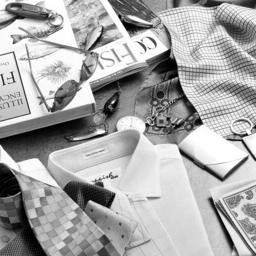
%> input picture 2_classification/ann/test_images/non_text04.jpg, 256 x 256 px; its folder holds 4 pictures in this run
$ octave ANN_testing.m   (GNU Octave 9; MATLAB toolbox functions it lacks are replaced by stand-ins)
%> lines starting %> are read from the running program, lines starting %| are printed output that depends on the picture
### 2_classification/perceptron/get_featureVector.m
function vector=get_featureVector(image)
% this function returns a column vector of 49 DCT features.
[m,n,k]=size(image);
if k>1,
    image=rgb2gray(image);   % only the greyscale image is used.
end

transformed_image=dct2(image);
min_dimension=min([m n]);
Z = zigzag4(min_dimension); % the DCT-trandformed image is converted into one-dimensional array in a zigzag order.

vector=[]; % initialisation with empty vector
for i=2:50, % use 256 coefficients of the DCT-transformed image in ZigZag order.
    vector=[vector;transformed_image(Z(i,1),Z(i,2))];
end


### 2_classification/perceptron/zigzag4.m
% zigzag4 - generate traversal-through-matrix used by jpeg
%
% SYNOPSIS
%	zigzag4
%	zigzag4(N)
%
% DESCRIPTION
% 	The skew-diagonal-traversal-pattern of jpeg for an NxN matrix
%	is returned in an N^2x2 matrix. N defaults to 8. The N^2x2 matrix
%	contains the appropriate row and column indices (starting at 1).

% Copyright (C) 1995-1997 Darrel Hankerson and Greg A. Harris
%
% This file is part of the JPEGtool collection of scripts for Octave
% and Matlab; see http://www.dms.auburn.edu/compression
%
% The JPEGtool collection is free software; you can redistribute it
% and/or modify it under the terms of the GNU General Public License
% as published by the Free Software Foundation; either version 2, or
% (at your option) any later version.
%
% The collection is distributed in the hope that it will be useful,
% but WITHOUT ANY WARRANTY; without even the implied warranty of
% MERCHANTABILITY or FITNESS FOR A PARTICULAR PURPOSE.  See the
% GNU General Public License for more details.
%
% You should have received a copy of the GNU General Public License
% along with this package; see the file COPYING.  If not, write to the
% Free Software Foundation, 59 Temple Place - Suite 330, Boston, MA
% 02111-1307, USA.

function Z = zigzag4(N)

if ~exist('N')
  N = 8;
end

Z = zeros(N*N,2);
u = 0; v = 2; inc = 1;

for n = 1:N*N
  v = v - inc; u = u + inc;
  if (u > N)
    v = v + 2; u = N; inc = -1;
  elseif (v == 0)
    v = 1; inc = -1;
  elseif (v > N)
    u = u + 2; v = N; inc = 1;
  elseif (u == 0)
    u = 1; inc = 1;
  end
  Z(n,:) = [v u];
end

% % Referecnce
% % http://www.site.uottawa.ca/~edubois/courses/CEG4311/zigzag.m

### 2_classification/ann/ANN_testing.m
clc;

folder_test=dir('test_images\');
Number_test_images=length(folder_test)-2; % number of test images

test_set = [];
ground_truth = [];

% load images into test_set
for i=1:Number_test_images

    Image=imread(['test_images\' folder_test(i+2).name]);
%> Image is the input picture: size 256x256 uint8; min 0, max 255, mean 168
    test_set=[test_set;get_featureVector(Image)'];
%> in get_featureVector, `transformed_image=dct2(image);`:
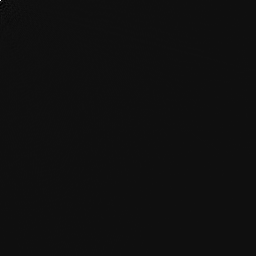
%> transformed_image: size 256x256 double; min -2862.7, max 43005.8, mean 0.8; drawn with min black and max white
%> the loop in get_featureVector, `for i=2:50,` made 49 passes
%> vector on passes 1 to 7: -2862.7, [-2862.7; 712.2], [-2862.7; 712.2; 814.6], [-2862.7; 712.2; 814.6; 4962.2], [-2862.7; 712.2; 814.6; 4962.2; -404.4], [-2862.7; 712.2; 814.6; 4962.2; -404.4; 277.1], [-2862.7; 712.2; 814.6; 4962.2; -404.4; 277.1; 3118.5]
%> after the loop in get_featureVector, `for i=2:50,`: vector = 49 values, max 4962.2 at index 4, min -2862.7 at index 1, mean -42.96
%> test_set has the same summary as vector in get_featureVector

    if folder_test(i+2).name(1)=="t"
        ground_truth(i)=1;
    else
        ground_truth(i)=0;
    end

end
%> pass 2 of the loop `for i=1:Number_test_images`:
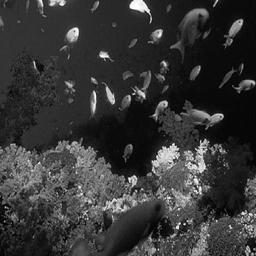
%> input picture 2_classification/ann/test_images/non_text06.jpg, 256 x 256 px
%> Image is the input picture: size 256x256 uint8; min 0, max 255, mean 54.4
%> in get_featureVector (call 2), `transformed_image=dct2(image);`:
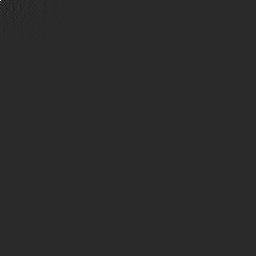
%> transformed_image: size 256x256 double; min -2800.3, max 13927, mean 0.2; drawn with min black and max white
%> the loop in get_featureVector (call 2), `for i=2:50,` made 49 passes
%> vector on passes 1 to 7: 1450, [1450; -2800.3], [1450; -2800.3; 514.6], [1450; -2800.3; 514.6; 1407.2], [1450; -2800.3; 514.6; 1407.2; -1236.7], [1450; -2800.3; 514.6; 1407.2; -1236.7; 528.5], [1450; -2800.3; 514.6; 1407.2; -1236.7; 528.5; -96.29]
%> after the loop in get_featureVector (call 2), `for i=2:50,`: vector = 49 values, max 2693.5 at index 9, min -2800.3 at index 2, mean -45.76
%> test_set = 49 columns, first 8: [-2862.7 712.2 814.6 4962.2 -404.4 277.1 3118.5 730.9; 1450 -2800.3 514.6 1407.2 -1236.7 528.5 -96.29 -809.3]
%> pass 3 of the loop `for i=1:Number_test_images`:
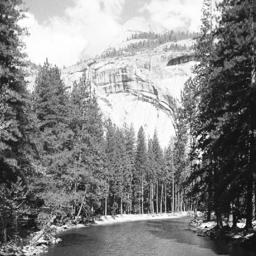
%> input picture 2_classification/ann/test_images/non_text07.jpg, 256 x 256 px
%> Image is the input picture: size 256x256 uint8; min 0, max 255, mean 134.2
%> in get_featureVector (call 3), `transformed_image=dct2(image);`:
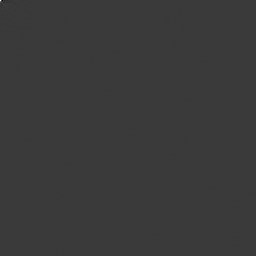
%> transformed_image: size 256x256 double; min -10117.2, max 34367.2, mean 0.5; drawn with min black and max white
%> the loop in get_featureVector (call 3), `for i=2:50,` made 49 passes
%> vector on passes 1 to 7: 3928.9, [3928.9; 9397.3], [3928.9; 9397.3; 3133.4], [3928.9; 9397.3; 3133.4; 1813.7], [3928.9; 9397.3; 3133.4; 1813.7; -10117.2], [3928.9; 9397.3; 3133.4; 1813.7; -10117.2; 2561.7], [3928.9; 9397.3; 3133.4; 1813.7; -10117.2; 2561.7; -2392.5]
%> after the loop in get_featureVector (call 3), `for i=2:50,`: vector = 49 values, max 9397.3 at index 2, min -10117.2 at index 5, mean -138.3
%> test_set = 49 columns, first 8: [-2862.7 712.2 814.6 4962.2 -404.4 277.1 3118.5 730.9; 1450 -2800.3 514.6 1407.2 -1236.7 528.5 -96.29 -809.3; 3928.9 9397.3 3133.4 1813.7 -10117.2 2561.7 -2392.5 396.3]
%> the loop made 4 passes; the first 3 are shown

test_set = test_set';
%> (the run ends here)
